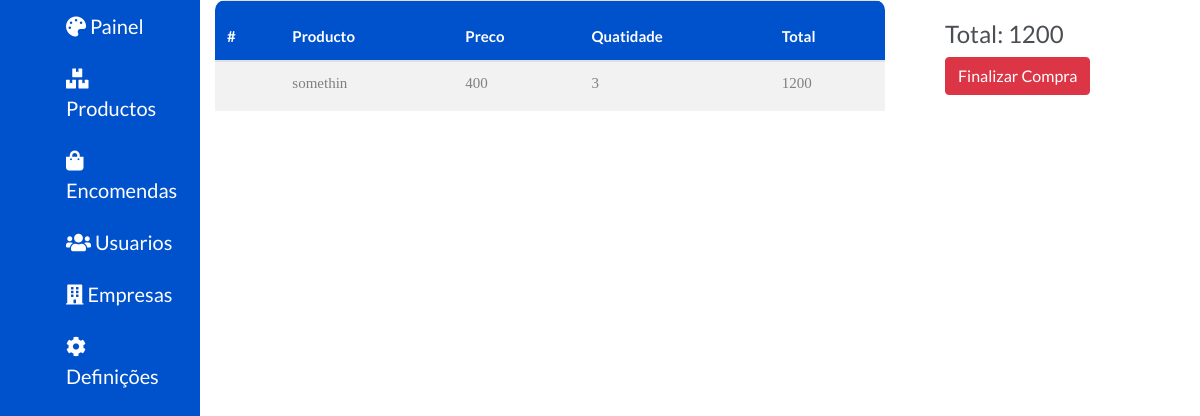
The app's page /dashboard/order/3 (signed in), older data.
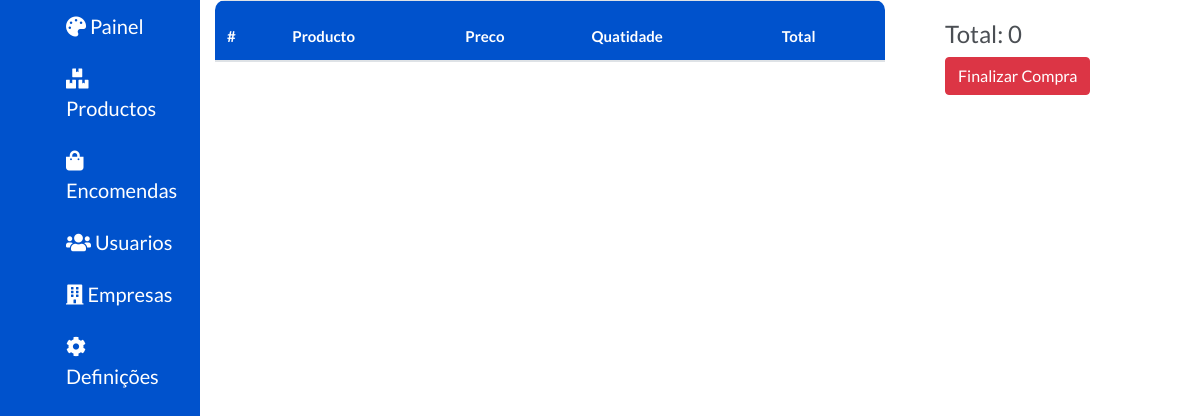
The same page, newer data.
### dashboard/models.py (models this page shows, shortened)
class OrderProduct(models.Model):
    user = models.ForeignKey(User, on_delete=models.CASCADE)
    ordered = models.BooleanField(default=False)
    product = models.ForeignKey(Product, on_delete=models.CASCADE)
    quantity = models.IntegerField(default=1)
    def get_total_product_price(self):
        return self.quantity * self.product.price
    def get_final_product_price(self):
        return self.get_total_product_price()

class Product(models.Model):
    name = models.CharField(max_length=30, blank=True)
    categories = models.ForeignKey(Category, on_delete=models.CASCADE)
    price = models.IntegerField()
    description = models.TextField(max_length=30, blank=True)
    company = models.ForeignKey(Company, on_delete=models.CASCADE)
    discount = models.CharField(max_length=30, blank=True)
    type_of_discount = models.ForeignKey(TypeDiscount, on_delete=models.CASCADE)
    total_number_of_click = models.IntegerField(blank=True)
    discount_price_per_click = models.IntegerField(blank=True)

class Order(models.Model):
    user = models.ForeignKey(User, on_delete=models.CASCADE)
    product = models.ManyToManyField(OrderProduct)
    start_date = models.DateTimeField(auto_now_add=True)
    ordered = models.BooleanField(default=False)
    def get_total(self):
        total = 0
        for order_product in self.product.all():
            total += order_product.get_final_product_price()
        return total

### dashboard/views.py (the view)
# urls.py: path('order/<int:pk>', views.OrderDetailView.as_view(),
@method_decorator(login_required, name='dispatch')
class OrderDetailView(DetailView):
    model = Order
    template_name = 'dashboard/order_detail.html'
    context_object_name = 'order'

### price/templates/dashboard/order_detail.html (shortened to what this page needs)
{% extends "price/layout/base.html" %}
{% load staticfiles %}
{% load staticfiles %}
{% block styles %}
<link rel="stylesheet" href="{% static 'stylesheet/main.css' %}">
<link rel="stylesheet" href="https://use.fontawesome.com/releases/v5.7.2/css/all.css">
<link rel="stylesheet" href="{% static 'stylesheet/dashboard.css' %}">
<link rel="stylesheet" href="https://use.fontawesome.com/releases/v5.7.2/css/all.css">
{% endblock %}
{% block content %}
<main>
    <div class="container-fluid">
    <div class="row">
         <div class="col-md-2 aside">
                {% include "dashboard/aside.html" %}
            </div>
        <div class="col-md-7">
    <table class="table table-striped">
  <thead>
    <tr>
      <th scope="col">#</th>
      <th scope="col">Producto</th>
      <th scope="col">Preco</th>
      <th scope="col">Quatidade</th>
      <th scope="col">Total</th>
    </tr>
  </thead>
  <tbody>
  {% for order_product in order.product.all %}
    <tr>
      <th scope="row"></th>
      <td>{{ order_product.product.name }}</td>
      <td>{{ order_product.product.price }}</td>
      <td>{{ order_product.quantity }}</td>
      <td>{{ order_product.get_total_product_price  }}</td>
    </tr>
    {% endfor %}
    <tr>
  </tbody>
</table>
  </div>
          <div class="col-md-3">
              <div class="summary">
                  <h4>Total: {{ object.get_total }}</h4>
                <button class="btn btn-danger"><a href="{%  url  'complete-order' order.id  order.user.pk %}">Finalizar Compra</a> </button>
              </div>
          </div>
    </div>
</div>
</main>
{% endblock %}

Row changes from the older to the newer data that the page shows:
removed OrderProduct: product.name "somethin", product.price "400", quantity "3", get_total_product_price "1200"
computed for Order: get_total "1200" → "0"
